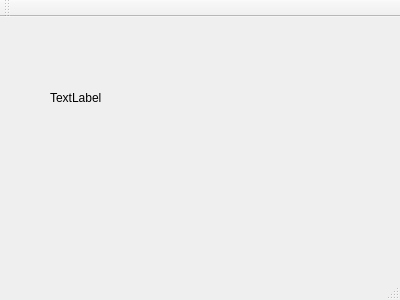
<?xml version="1.0" encoding="UTF-8"?>
<ui version="4.0">
 <class>MainWindow</class>
 <widget class="QMainWindow" name="MainWindow">
  <property name="geometry">
   <rect>
    <x>0</x>
    <y>0</y>
    <width>400</width>
    <height>300</height>
   </rect>
  </property>
  <property name="windowTitle">
   <string>MainWindow</string>
  </property>
  <widget class="QWidget" name="centralWidget">
   <widget class="QLabel" name="label">
    <property name="geometry">
     <rect>
      <x>50</x>
      <y>0</y>
      <width>301</width>
      <height>161</height>
     </rect>
    </property>
    <property name="text">
     <string>TextLabel</string>
    </property>
   </widget>
  </widget>
  <widget class="QMenuBar" name="menuBar">
   <property name="geometry">
    <rect>
     <x>0</x>
     <y>0</y>
     <width>400</width>
     <height>30</height>
    </rect>
   </property>
  </widget>
  <widget class="QToolBar" name="mainToolBar">
   <attribute name="toolBarArea">
    <enum>TopToolBarArea</enum>
   </attribute>
   <attribute name="toolBarBreak">
    <bool>false</bool>
   </attribute>
  </widget>
  <widget class="QStatusBar" name="statusBar"/>
 </widget>
 <layoutdefault spacing="6" margin="11"/>
 <resources/>
 <connections/>
</ui>
